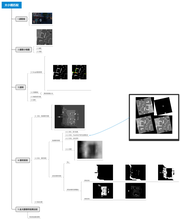
%> input picture 大小图匹配.png, 181 x 220 px, shrunk from 6743 x 8202 before the run
$ octave --eval "result = HoughLineDetect(imread('../大小图匹配.png'));"   (GNU Octave 9; MATLAB toolbox functions it lacks are replaced by stand-ins)
%> lines starting %> are read from the running program, lines starting %| are printed output that depends on the picture
function I_out=HoughLineDetect(Img,thresholdValue)
%input:
%       img:输入图像；
%       thresholdValue：hough阈值；
%output:
%       I_out:检测直线结果，二值图像；
    if  ~exist( 'thresholdValue', 'var' )
        thresholdValue = 150;
    end

    if length(size(Img))>2
        I_gray=rgb2gray(Img); %如果输入图像是彩色图，需要转灰度图
    else
        I_gray=Img;
    end
    [x,y]=size(I_gray);   %图像大小
%> x = 220; y = 181
    BW=edge(I_gray);  %计算图像边缘
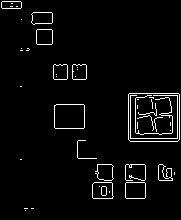
%> BW: size 220x181 logical; 3.7% white in thin lines or dots

    rho_max=floor(sqrt(x^2+y^2))+1; %由图像坐标算出ρ最大值，结果取整并加1，作为极坐标系最大值
%> rho_max = 285
    AccArray=zeros(rho_max,180);       %初始化极坐标系的数组
    Theta=0:pi/180:pi;                           %定义θ数组，范围从0-180度

    for n=1:x
        for m=1:y
            if BW(n,m)==1
                for k=1:180
                    %hough变换方程求ρ值
                    rho=(m*cos(Theta(k)))+(n*sin(Theta(k)));
                    %为了防止ρ值出现负数，将ρ值与ρ最大值的和的一半作为ρ的坐标值
                    rho_int=round(rho/2+rho_max/2);
                    %在极坐标中标识点，相同点累加
                    AccArray(rho_int,k)=AccArray(rho_int,k)+1;
                end
            end
        end
    end
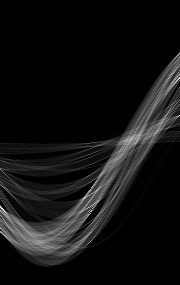
%> AccArray: size 285x180 double; min 0, max 73, mean 5.2; drawn with min black and max white
%> after the loop, rho = -22.31; rho_int = 131

    %利用hough变换提取直线
    K=1;                             %存储数组计数器
%     thresholdValue=200;   %设定直线的最小值。
    for rho=1:rho_max      %在hough变换后的数组中搜索
        for theta=1:180
            if AccArray(rho,theta)>=thresholdValue
                case_accarray_rho(K)=rho;
                case_accarray_theta(K)=theta;
                K=K+1;
            end
        end
    end
%> after the loop, K = 1

    %将直线提取出来,输出图像数组I_out
    I_out=zeros(x,y);
    for n=1:x
        for m=1:y
             if BW(n,m)==1
                 for k=1:180
                    rho=(m*cos(Theta(k)))+(n*sin(Theta(k)));
                    rho_int=round(rho/2+rho_max/2);
                    for a=1:K-1
                        if rho_int==case_accarray_rho(a)&&k==case_accarray_theta(a)
                            I_out(n,m)=BW(n,m);
                        end
                    end
                 end
             end
        end
    end
%> I_out: size 220x181 double; every value is 0

    figure,imshow(Img);title('输入图像');
    % figure,imshow(BW);title('edge处理后的边界图');
    figure,imshow(I_out);title('Hough变换检测出的直线');

end
% ————————————————
% 版权声明：本文为CSDN博主「Naruto_Q」的原创文章，遵循CC 4.0 BY-SA版权协议，转载请附上原文出处链接及本声明。
% 原文链接：https://blog.csdn.net/piaoxuezhong/article/details/78534545
